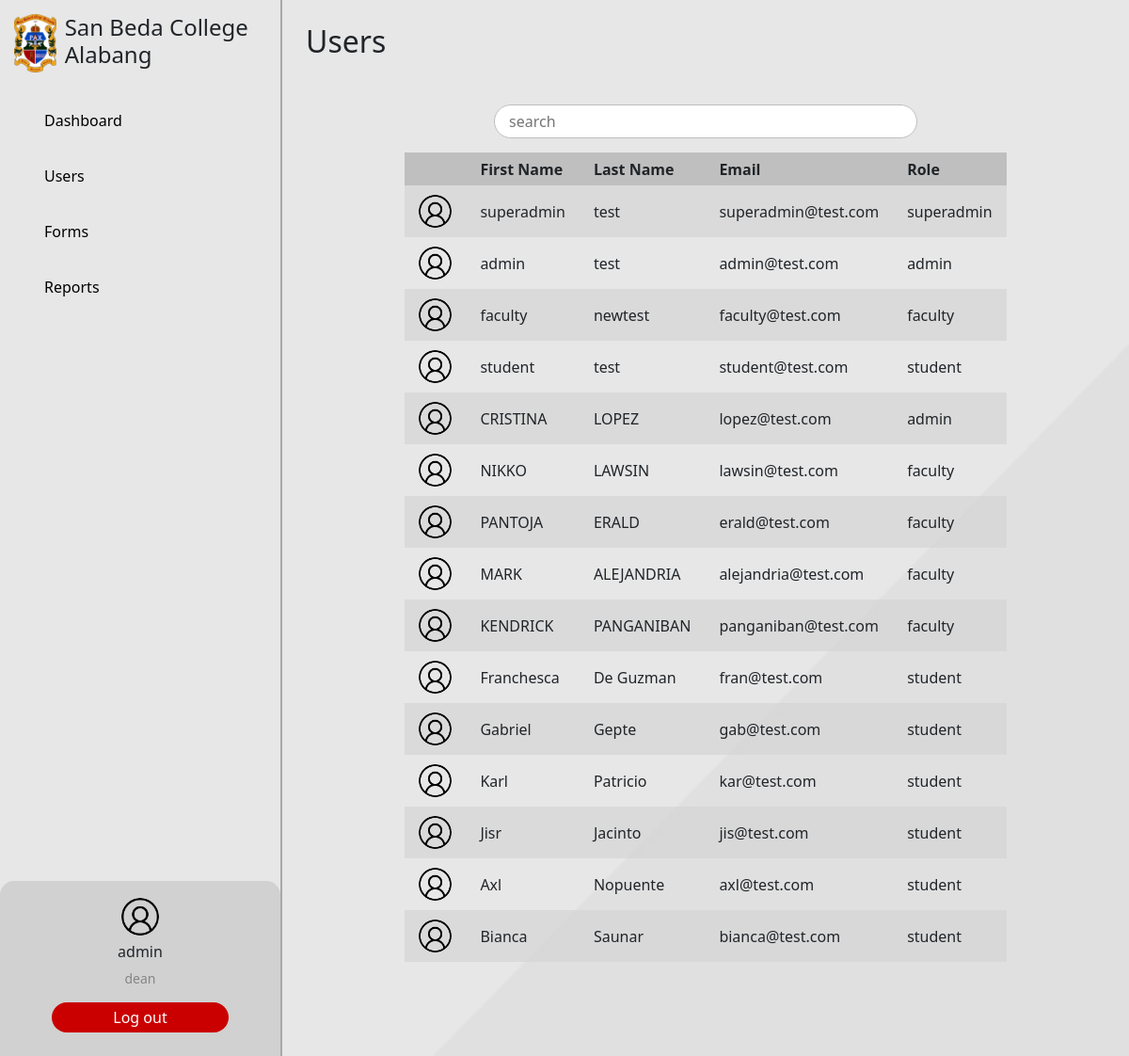
Screenshot of /superadmin/index.php?page=userstable (signed in) with the database file from the repository.
### tables this page shows
CREATE TABLE `users` (
  `user_id` int(11) NOT NULL,
  `username` varchar(50) NOT NULL,
  `password` varchar(150) NOT NULL,
  `firstname` varchar(150) NOT NULL,
  `lastname` varchar(150) NOT NULL,
  `email` varchar(150) NOT NULL,
  `phone` varchar(150) NOT NULL,
  `role` varchar(50) NOT NULL,
  `photo` longblob DEFAULT NULL
);

### shared/shared-functions.php (called while the page is built, shortened)
    <?php
function userData($userID='null'){
    $conn = connection();
    if($userID === 'null'){
        $sql = "SELECT * FROM users";
    }else{
        $sql = "SELECT * FROM users WHERE `user_id` = $userID";
    }
    $result = $conn->query($sql);
    return $result;
}
?>

### superadmin/superadmin-userstable.php (the view, shortened to what this page needs)
<main class="d-flex w-100">
    <section class="page-container w-100">
        <header class="page-title flex-start">
            <h2>Users</h2>
        </header>
        <section class="flex-center flex-wrap w-100">
            <input type="text" placeholder="search" id="txtbx_search" onkeyup="filterTable()" class="searchbox rounded-pill">
        </section>
        <section class="flex-center">
            <table class="user-table" id="studentTable">
                <thead>
                    <tr>
                        <th></th>
                        <th>First Name</th>
                        <th>Last Name</th>
                        <th>Email</th>
                        <th>Role</th>
                    </tr>
                </thead>
                <tbody>
                    <?php
                        $user = userData();
                        while($row = $user->fetch_array()){
                            ?>
                            <tr class="table-row" id="<?= $row['user_id']?>">
                            <td class="text-end">
                                <a href="./index.php?page=user&id=<?= $row['user_id']?>">
                                    <img src="../assets/images/user.jpg" alt="" class="user-profile" width="35px">
                                </a>
                            </td>
                            <td><?= $row['firstname']?></td>
                            <td><?= $row['lastname']?></td>
                            <td><?= $row['email']?></td>
                            <td><?= $row['role']?></td>
                        </tr>
                            <?php
                        }
                        ?>
                </tbody>
            </table>
        </section>
    </section>
</main>

### shared/css/components.css (style rules this page uses)
:root { --red: #BC2605; --gray: #CACACA; --button-red: #CA0000; --text-gray: #797979; }
body { width: 100%; height: 100vh; background: url('../../assets/images/background.png'); background-repeat: no-repeat; background-attachment: fixed; background-size: cover; }
main { overflow: hidden; padding-bottom: 100px; }
.flex-center { display: flex !important; justify-content: center !important; align-items: center !important; }
.flex-start { display: flex !important; justify-content: start !important; align-items: center !important; }
input[type="text"], input[type="password"], input[type="email"], input[type="tel"] { margin: 5px 0 20px 0; padding: 5px 15px !important; color: #797979; border: 1px solid #BEBEBE; }
.user-profile { border-radius: 50%; }
.page-container { width: 70%; overflow: auto; }
.page-title { padding: 25px; }
.page-title > h2 { margin-right: 15px; }
.searchbox { margin: 15px 10px !important; width: 50%; background-color: #FFFFFF; color: #797979; border: 1px solid #C1C1C1; }
table.user-table { width: 65%; max-height: 400px; overflow: auto; }
.user-table th { background-color: #BFBFBF; border-collapse: collapse; padding: 0 15px; height: 35px; }
.user-table td { padding: 0 15px; height: 55px; }
.user-table tr { padding: 0 15px; }
.user-table tr:nth-child(odd) { background-color: rgba(209, 209, 209, 0.6); }
.user-table tr:nth-child(even) { background-color: transparent; }

### superadmin/index.php (style rules this page uses)
body::before { content: ''; position: absolute; top: 0; left: 0; width: 100%; height: 100%; background-color: rgba(223, 222, 222, 0.73); z-index: -1; }

### rows the page displays
users: firstname "superadmin", lastname "test", email "superadmin@test.com", role "superadmin"
users: firstname "admin", lastname "test", email "admin@test.com", role "admin"
users: firstname "faculty", lastname "newtest", email "faculty@test.com", role "faculty"
users: firstname "student", lastname "test", email "student@test.com", role "student"
users: firstname "CRISTINA", lastname "LOPEZ", email "lopez@test.com", role "admin"
users: firstname "NIKKO", lastname "LAWSIN", email "lawsin@test.com", role "faculty"
users: firstname "PANTOJA", lastname "ERALD", email "erald@test.com", role "faculty"
users: firstname "MARK", lastname "ALEJANDRIA", email "alejandria@test.com", role "faculty"
users: firstname "KENDRICK", lastname "PANGANIBAN", email "panganiban@test.com", role "faculty"
users: firstname "Franchesca", lastname "De Guzman", email "fran@test.com", role "student"
users: firstname "Gabriel", lastname "Gepte", email "gab@test.com", role "student"
users: firstname "Karl", lastname "Patricio", email "kar@test.com", role "student"
users: firstname "Jisr", lastname "Jacinto", email "jis@test.com", role "student"
users: firstname "Axl", lastname "Nopuente", email "axl@test.com", role "student"
users: firstname "Bianca", lastname "Saunar", email "bianca@test.com", role "student"

### other values shown
getUsername() "admin"
getRole() "dean"
